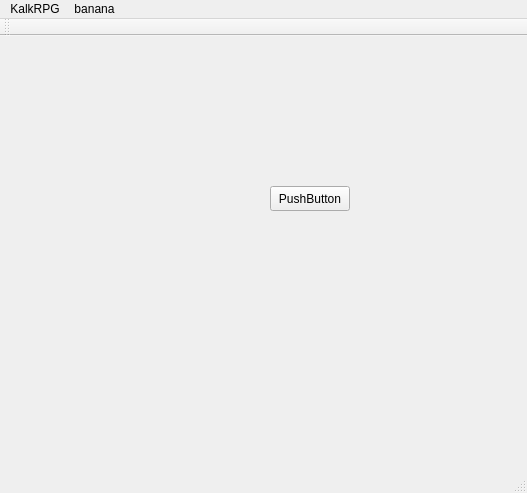
<?xml version="1.0" encoding="UTF-8"?>
<ui version="4.0">
 <class>MainWindow</class>
 <widget class="QMainWindow" name="MainWindow">
  <property name="geometry">
   <rect>
    <x>0</x>
    <y>0</y>
    <width>527</width>
    <height>493</height>
   </rect>
  </property>
  <property name="windowTitle">
   <string>MainWindow</string>
  </property>
  <widget class="QWidget" name="centralWidget">
   <widget class="QPushButton" name="pushButton">
    <property name="geometry">
     <rect>
      <x>270</x>
      <y>150</y>
      <width>80</width>
      <height>25</height>
     </rect>
    </property>
    <property name="text">
     <string>PushButton</string>
    </property>
   </widget>
  </widget>
  <widget class="QMenuBar" name="menuBar">
   <property name="geometry">
    <rect>
     <x>0</x>
     <y>0</y>
     <width>527</width>
     <height>22</height>
    </rect>
   </property>
   <widget class="QMenu" name="menuKalkRPG">
    <property name="title">
     <string>KalkRPG</string>
    </property>
    <addaction name="separator"/>
    <addaction name="actionvacca"/>
   </widget>
   <widget class="QMenu" name="menubanana">
    <property name="title">
     <string>banana</string>
    </property>
    <addaction name="actionbanana"/>
    <addaction name="actionbabab"/>
    <addaction name="separator"/>
    <addaction name="separator"/>
    <addaction name="actionsecondo"/>
   </widget>
   <addaction name="menuKalkRPG"/>
   <addaction name="menubanana"/>
  </widget>
  <widget class="QToolBar" name="mainToolBar">
   <attribute name="toolBarArea">
    <enum>TopToolBarArea</enum>
   </attribute>
   <attribute name="toolBarBreak">
    <bool>false</bool>
   </attribute>
  </widget>
  <widget class="QStatusBar" name="statusBar"/>
  <action name="actionvacca">
   <property name="text">
    <string>vacca</string>
   </property>
  </action>
  <action name="actionbanana">
   <property name="text">
    <string>banana</string>
   </property>
  </action>
  <action name="actionbabab">
   <property name="text">
    <string>babab</string>
   </property>
  </action>
  <action name="actionsecondo">
   <property name="text">
    <string>secondo</string>
   </property>
  </action>
 </widget>
 <layoutdefault spacing="6" margin="11"/>
 <resources/>
 <connections/>
</ui>
